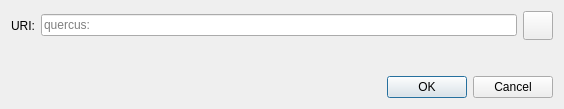
<?xml version="1.0" encoding="UTF-8"?>
<ui version="4.0">
 <class>OpenURIDialog</class>
 <widget class="QDialog" name="OpenURIDialog">
  <property name="geometry">
   <rect>
    <x>0</x>
    <y>0</y>
    <width>564</width>
    <height>109</height>
   </rect>
  </property>
  <property name="windowTitle">
   <string>Open quercus URI</string>
  </property>
  <layout class="QVBoxLayout" name="verticalLayout">
   <item>
    <layout class="QHBoxLayout" name="horizontalLayout">
     <item>
      <widget class="QLabel" name="label">
       <property name="text">
        <string>URI:</string>
       </property>
      </widget>
     </item>
     <item>
      <widget class="QValidatedLineEdit" name="uriEdit">
       <property name="placeholderText">
        <string notr="true">quercus:</string>
       </property>
      </widget>
     </item>
     <item>
      <widget class="QToolButton" name="pasteButton">
       <property name="toolTip">
        <string extracomment="Tooltip text for button that allows you to paste an address that is in your clipboard.">Paste address from clipboard</string>
       </property>
       <property name="text">
        <string/>
       </property>
       <property name="icon">
        <iconset resource="../quercus.qrc">
         <normaloff>:/icons/editpaste</normaloff>:/icons/editpaste
        </iconset>
       </property>
       <property name="iconSize">
        <size>
         <width>22</width>
         <height>22</height>
        </size>
       </property>
      </widget>
     </item>
    </layout>
   </item>
   <item>
    <spacer name="verticalSpacer">
     <property name="orientation">
      <enum>Qt::Vertical</enum>
     </property>
     <property name="sizeHint" stdset="0">
      <size>
       <width>20</width>
       <height>40</height>
      </size>
     </property>
    </spacer>
   </item>
   <item>
    <widget class="QDialogButtonBox" name="buttonBox">
     <property name="orientation">
      <enum>Qt::Horizontal</enum>
     </property>
     <property name="standardButtons">
      <set>QDialogButtonBox::Cancel|QDialogButtonBox::Ok</set>
     </property>
    </widget>
   </item>
  </layout>
 </widget>
 <customwidgets>
  <customwidget>
   <class>QValidatedLineEdit</class>
   <extends>QLineEdit</extends>
   <header>qt/qvalidatedlineedit.h</header>
  </customwidget>
 </customwidgets>
 <resources/>
 <connections>
  <connection>
   <sender>buttonBox</sender>
   <signal>accepted()</signal>
   <receiver>OpenURIDialog</receiver>
   <slot>accept()</slot>
   <hints>
    <hint type="sourcelabel">
     <x>248</x>
     <y>254</y>
    </hint>
    <hint type="destinationlabel">
     <x>157</x>
     <y>274</y>
    </hint>
   </hints>
  </connection>
  <connection>
   <sender>buttonBox</sender>
   <signal>rejected()</signal>
   <receiver>OpenURIDialog</receiver>
   <slot>reject()</slot>
   <hints>
    <hint type="sourcelabel">
     <x>316</x>
     <y>260</y>
    </hint>
    <hint type="destinationlabel">
     <x>286</x>
     <y>274</y>
    </hint>
   </hints>
  </connection>
 </connections>
</ui>
